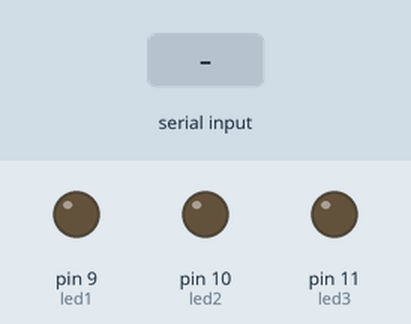
Bench run of a sketch on a simulated Arduino Uno, built with avr-gcc and run on an emulated ATmega328P. Shown: output pins drawn as LEDs (lit = HIGH). Inputs (shaded band) come from the test bench.

Above: at 1.2 s.
1.3 s: "1" received over Serial
At 2.3 s:
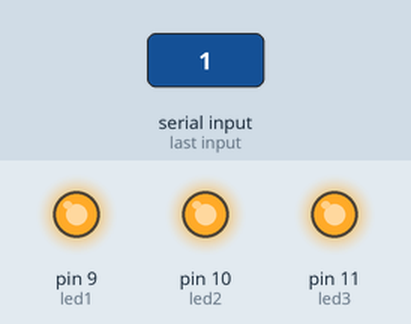
2.8 s: "0" received over Serial
At 3.4 s:
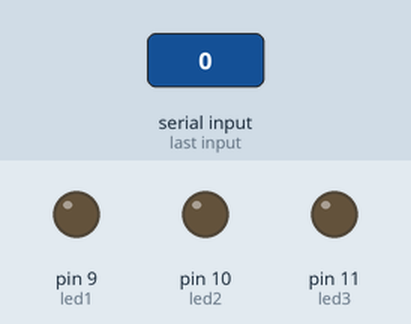
Timing chart, 0 to 5.8 s (numbered marks = the images above; inputs shaded):
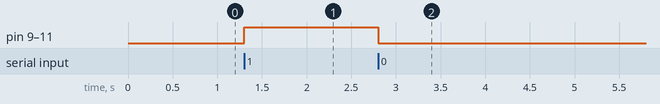

Measured:
- after the input at 1.3 s, pin 9 (led1), pin 10 (led2), pin 11 (led3): LOW → HIGH at once
- after the input at 2.8 s, pin 9 (led1), pin 10 (led2), pin 11 (led3): HIGH → LOW at once

The sketch:

artdes363_smile_arduino.ino
```cpp
 char val; // Data received from the serial port
 int led1 = 9; // Set the pin to digital I/O 9
 int led2 = 10;
 int led3 = 11;

void setup() {
  pinMode(led1, OUTPUT); // set pin as output
  pinMode(led2, OUTPUT);
  pinMode(led3, OUTPUT);
  Serial.begin(9600); // initialize serial communications at a 9600 baud rate
}

void loop() {
  if (Serial.available()) { // if data is available to read
    val = Serial.read(); // read it and store it in val
  }
 if (val == '1') { // if 1 was received
  digitalWrite(led1, HIGH); // turn LED on
  digitalWrite(led2, HIGH);
  digitalWrite(led3, HIGH);
}
 else  {
   digitalWrite(led1, LOW); //otherwise turn it off
   digitalWrite(led2, LOW);
   digitalWrite(led3, LOW);
  }
}
```
